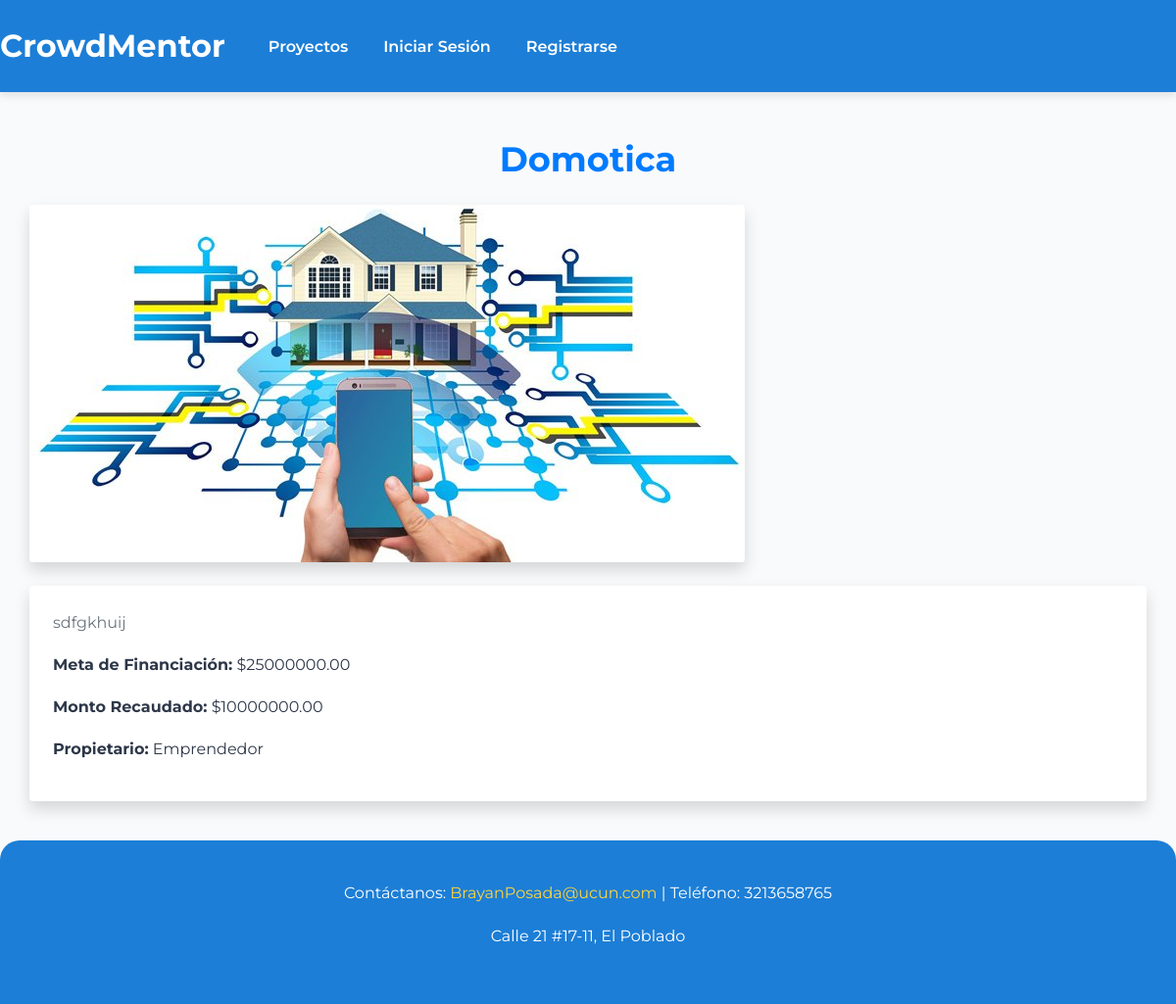
Before: /project/2/ with the older database file.
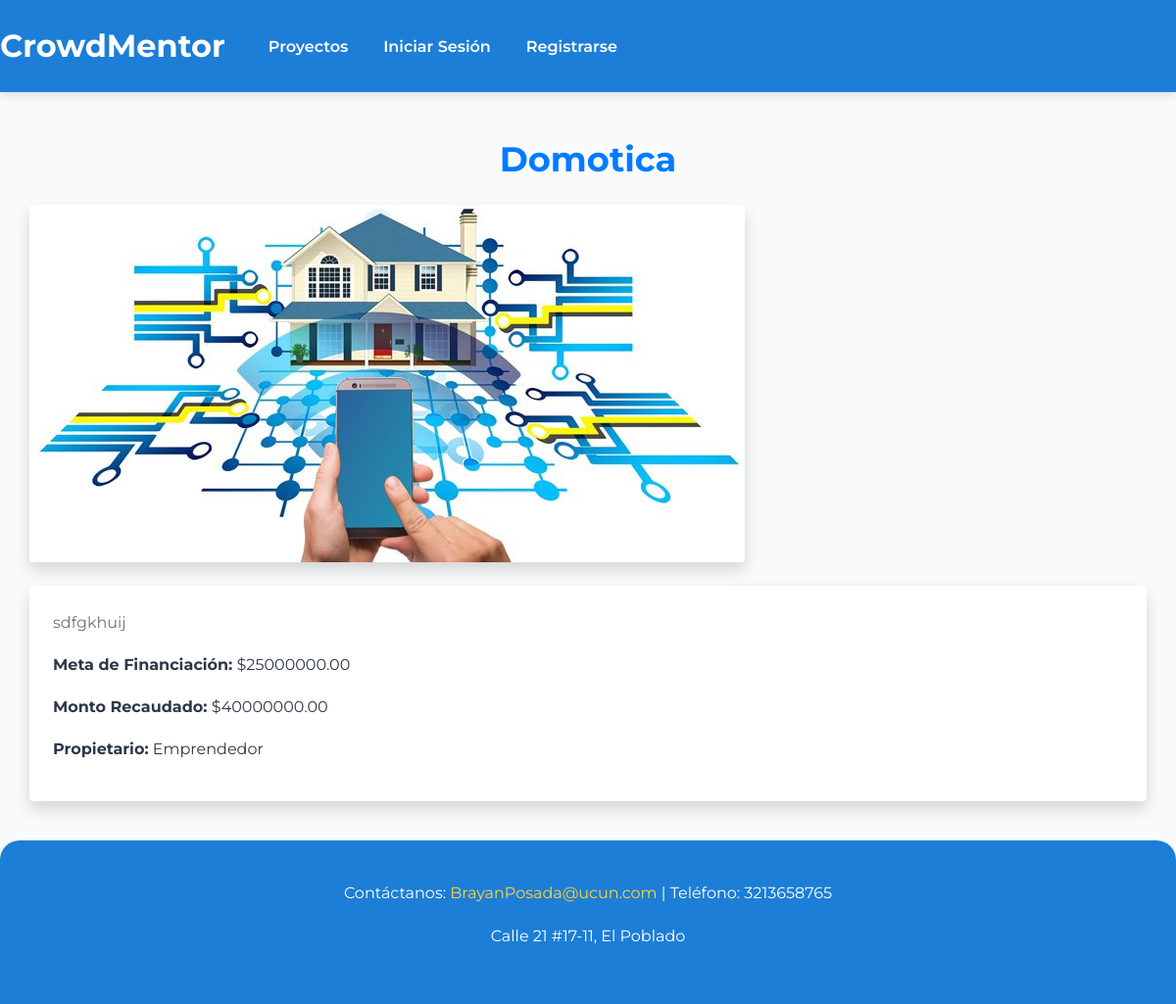
After: the same page with the newer database file.
### core/models.py (models this page shows, shortened)
class Project(models.Model):
    title = models.CharField(max_length=200)
    description = models.TextField()
    owner = models.ForeignKey(User, on_delete=models.CASCADE, related_name='projects')
    funding_goal = models.DecimalField(max_digits=10, decimal_places=2)
    amount_raised = models.DecimalField(max_digits=10, decimal_places=2, default=0)
    created_at = models.DateTimeField(default=timezone.now)
    image = models.ImageField(upload_to='projects/', blank=True, null=True)
    is_active = models.BooleanField(default=True)

### core/views.py (the view)
# urls.py: path('project/<int:pk>/', views.project_detail, name='project_detail'),
def project_detail(request, pk):
    project = get_object_or_404(Project, pk=pk)
    if request.method == 'POST' and request.user.profile.user_type == 'investor':
        form = InvestmentForm(request.POST)
        if form.is_valid():
            investment = form.save(commit=False)
            investment.project = project
            investment.investor = request.user
            investment.status = 'pending'  # Estado inicial de la inversión
            investment.save()
            messages.success(request, 'Tu inversión está pendiente de aprobación por el emprendedor.')
            return redirect('project_detail', pk=project.pk)
    else:
        form = InvestmentForm()
    return render(request, 'project_detail.html', {'project': project, 'form': form})

### core/templates/project_detail.html (shortened to what this page needs)
{% extends 'base.html' %}
{% load crispy_forms_tags %}
{% load static %}
{% block content %}
    <div class="container mt-5">
        <h2 class="text-center text-primary mb-4">{{ project.title }}</h2>
        {% if project.image %}
            <img src="{{ project.image.url }}" class="img-fluid mb-4 rounded shadow" alt="{{ project.title }}">
        {% endif %}
        <div class="bg-white p-4 shadow rounded">
            <p class="text-muted">{{ project.description }}</p>
            <p><strong>Meta de Financiación:</strong> ${{ project.funding_goal }}</p>
            <p><strong>Monto Recaudado:</strong> ${{ project.amount_raised }}</p>
            <p><strong>Propietario:</strong> {{ project.owner.username }}</p>
        </div>
    </div>
{% endblock %}

Changed rows visible on the page:
changed Project "Domotica": amount_raised "10000000.00" → "40000000.00"
